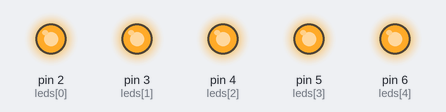
A sketch run on a simulated Arduino Uno, built with avr-gcc and run on an emulated ATmega328P. Shown: output pins drawn as LEDs (lit = HIGH).

Above: at 0.2 s.
At 1.7 s:
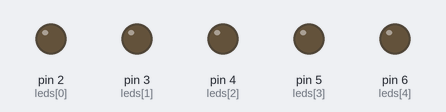
Timing chart, 0 to 3.0 s (numbered marks = the images above):
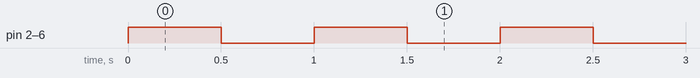

Measured:
- by itself, pin 2 (leds[0]), pin 3 (leds[1]), pin 4 (leds[2]), pin 5 (leds[3]), pin 6 (leds[4]): alternates HIGH for 0.50 s and LOW for 0.50 s

The sketch:

all-blink.ino
```cpp
// All LED Blink
// LEDs: D2, D3, D4, D5, D6

int leds[] = {2, 3, 4, 5, 6};
int ledCount = 5;
int delayTime = 500;

void setup() {
  for (int i = 0; i < ledCount; i++) {
    pinMode(leds[i], OUTPUT);
  }
}

void loop() {

  // Turn all LEDs ON
  for (int i = 0; i < ledCount; i++) {
    digitalWrite(leds[i], HIGH);
  }

  delay(delayTime);

  // Turn all LEDs OFF
  for (int i = 0; i < ledCount; i++) {
    digitalWrite(leds[i], LOW);
  }

  delay(delayTime);
}
```
